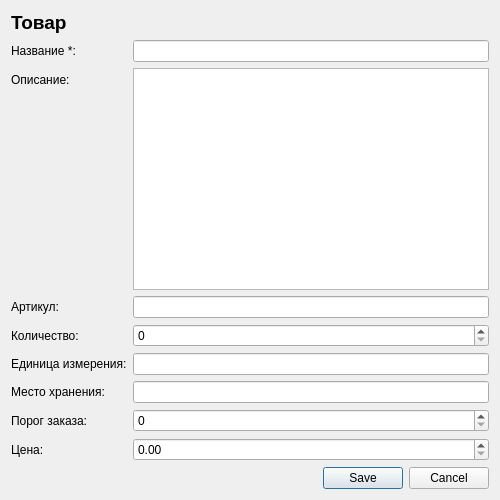
<?xml version="1.0" encoding="UTF-8"?>
<ui version="4.0">
 <class>ProductDialog</class>
 <widget class="QDialog" name="ProductDialog">
  <property name="geometry">
   <rect>
    <x>0</x>
    <y>0</y>
    <width>500</width>
    <height>500</height>
   </rect>
  </property>
  <property name="windowTitle">
   <string>Товар</string>
  </property>
  <layout class="QVBoxLayout" name="verticalLayout">
   <item>
    <widget class="QLabel" name="headerLabel">
     <property name="font">
      <font>
       <pointsize>14</pointsize>
       <weight>75</weight>
       <bold>true</bold>
      </font>
     </property>
     <property name="text">
      <string>Товар</string>
     </property>
    </widget>
   </item>
   <item>
    <layout class="QFormLayout" name="formLayout">
     <item row="0" column="0">
      <widget class="QLabel" name="label">
       <property name="text">
        <string>Название *:</string>
       </property>
      </widget>
     </item>
     <item row="0" column="1">
      <widget class="QLineEdit" name="nameEdit"/>
     </item>
     <item row="1" column="0">
      <widget class="QLabel" name="label_2">
       <property name="text">
        <string>Описание:</string>
       </property>
      </widget>
     </item>
     <item row="1" column="1">
      <widget class="QTextEdit" name="descriptionEdit"/>
     </item>
     <item row="2" column="0">
      <widget class="QLabel" name="label_3">
       <property name="text">
        <string>Артикул:</string>
       </property>
      </widget>
     </item>
     <item row="2" column="1">
      <widget class="QLineEdit" name="skuEdit"/>
     </item>
     <item row="3" column="0">
      <widget class="QLabel" name="label_4">
       <property name="text">
        <string>Количество:</string>
       </property>
      </widget>
     </item>
     <item row="3" column="1">
      <widget class="QSpinBox" name="quantitySpin">
       <property name="maximum">
        <number>999999</number>
       </property>
      </widget>
     </item>
     <item row="4" column="0">
      <widget class="QLabel" name="label_5">
       <property name="text">
        <string>Единица измерения:</string>
       </property>
      </widget>
     </item>
     <item row="4" column="1">
      <widget class="QLineEdit" name="unitEdit"/>
     </item>
     <item row="5" column="0">
      <widget class="QLabel" name="label_6">
       <property name="text">
        <string>Место хранения:</string>
       </property>
      </widget>
     </item>
     <item row="5" column="1">
      <widget class="QLineEdit" name="locationEdit"/>
     </item>
     <item row="6" column="0">
      <widget class="QLabel" name="label_7">
       <property name="text">
        <string>Порог заказа:</string>
       </property>
      </widget>
     </item>
     <item row="6" column="1">
      <widget class="QSpinBox" name="reorderSpin">
       <property name="maximum">
        <number>9999</number>
       </property>
      </widget>
     </item>
     <item row="7" column="0">
      <widget class="QLabel" name="label_8">
       <property name="text">
        <string>Цена:</string>
       </property>
      </widget>
     </item>
     <item row="7" column="1">
      <widget class="QDoubleSpinBox" name="priceSpin">
       <property name="maximum">
        <double>9999999.99</double>
       </property>
       <property name="decimals">
        <number>2</number>
       </property>
      </widget>
     </item>
    </layout>
   </item>
   <item>
    <widget class="QDialogButtonBox" name="buttonBox">
     <property name="orientation">
      <enum>Qt::Horizontal</enum>
     </property>
     <property name="standardButtons">
      <set>QDialogButtonBox::Cancel|QDialogButtonBox::Save</set>
     </property>
    </widget>
   </item>
  </layout>
 </widget>
 <resources/>
 <connections/>
</ui>
